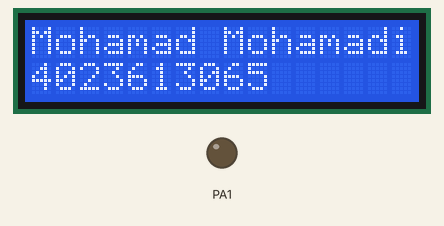
This program was run on a simulated ATmega16, CodeVisionAVR source translated, built with avr-gcc and emulated at 1 MHz. Parts: 16×4 character LCD, output pins drawn as LEDs (lit = HIGH). Wiring (inferred from the signals the program sends): character LCD (HD44780): RS PA0; E PA2; data PA4, PA5, PA6, PA7. Pins used as bus, display or sensor lines are not drawn.

Above: at 0.1 s.
At 10.1 s:
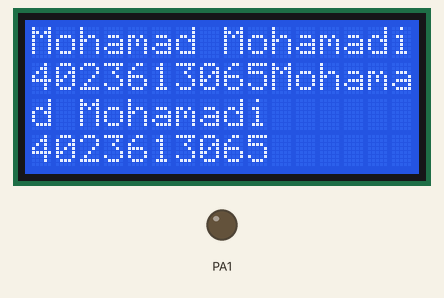
At 20.1 s:
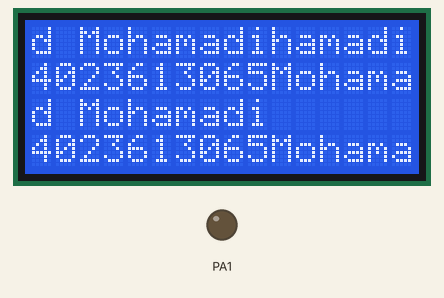

The program:

lcd.c
```c
#include <mega16.h>
#include <delay.h>
// Alphanumeric LCD functions
#include <alcd.h>
void main(void)
{
// Port A initialization
// Function: Bit7=In Bit6=In Bit5=In Bit4=In Bit3=In Bit2=In Bit1=In Bit0=In
DDRA=(0<<DDA7) | (0<<DDA6) | (0<<DDA5) | (0<<DDA4) | (0<<DDA3) | (0<<DDA2) | (0<<DDA1) | (0<<DDA0);
// State: Bit7=T Bit6=T Bit5=T Bit4=T Bit3=T Bit2=T Bit1=T Bit0=T
PORTA=(0<<PORTA7) | (0<<PORTA6) | (0<<PORTA5) | (0<<PORTA4) | (0<<PORTA3) | (0<<PORTA2) | (0<<PORTA1) | (0<<PORTA0);
// Port B initialization
// Function: Bit7=In Bit6=In Bit5=In Bit4=In Bit3=In Bit2=In Bit1=In Bit0=In
DDRB=(0<<DDB7) | (0<<DDB6) | (0<<DDB5) | (0<<DDB4) | (0<<DDB3) | (0<<DDB2) | (0<<DDB1) | (0<<DDB0);
// State: Bit7=T Bit6=T Bit5=T Bit4=T Bit3=T Bit2=T Bit1=T Bit0=T
PORTB=(0<<PORTB7) | (0<<PORTB6) | (0<<PORTB5) | (0<<PORTB4) | (0<<PORTB3) | (0<<PORTB2) | (0<<PORTB1) | (0<<PORTB0);
// Port C initialization
// Function: Bit7=In Bit6=In Bit5=In Bit4=In Bit3=In Bit2=In Bit1=In Bit0=In
DDRC=(0<<DDC7) | (0<<DDC6) | (0<<DDC5) | (0<<DDC4) | (0<<DDC3) | (0<<DDC2) | (0<<DDC1) | (0<<DDC0);
// State: Bit7=T Bit6=T Bit5=T Bit4=T Bit3=T Bit2=T Bit1=T Bit0=T
PORTC=(0<<PORTC7) | (0<<PORTC6) | (0<<PORTC5) | (0<<PORTC4) | (0<<PORTC3) | (0<<PORTC2) | (0<<PORTC1) | (0<<PORTC0);
// Port D initialization
// Function: Bit7=In Bit6=In Bit5=In Bit4=In Bit3=In Bit2=In Bit1=In Bit0=In
DDRD=(0<<DDD7) | (0<<DDD6) | (0<<DDD5) | (0<<DDD4) | (0<<DDD3) | (0<<DDD2) | (0<<DDD1) | (0<<DDD0);
// State: Bit7=T Bit6=T Bit5=T Bit4=T Bit3=T Bit2=T Bit1=T Bit0=T
PORTD=(0<<PORTD7) | (0<<PORTD6) | (0<<PORTD5) | (0<<PORTD4) | (0<<PORTD3) | (0<<PORTD2) | (0<<PORTD1) | (0<<PORTD0);
// D7 - PORTA Bit 7
// Characters/line: 16
lcd_init(16);
while (1)
      {
      // Place your code here
         lcd_puts("Mohamad Mohamadi\n");
         lcd_puts("4023613065");
         delay_ms(10000);
      }
}
```

Measured:
- what the display in image 1 shows lasts 10.0 s, from 10.0 s to 20.0 s
